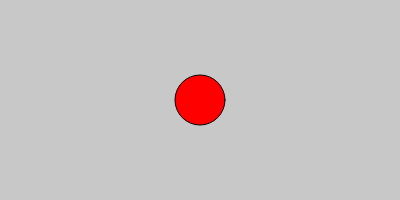
Frame 1 (no input)
Frame 60 (no input): identical to frame 1, image omitted
Frame 120 (the mouse pressed at the canvas centre since frame 60): identical to frame 1, image omitted

The p5.js sketch that drew this single still picture (run headless with seeded random() and noise() and a simulated clock; from frame 60 on, the mouse is pressed at the canvas centre):

// p5.js sketch
// ── sketch.js
let radius;              // radius of circle       
let x, y;                // x and y coordinates of circle
let circleColour;        // colour of circle
let bgColour;            // background colour of canvas           
let button;              // button that changes canvas background
let circleSlider;        // slider that changes the circle size 
let textSlider;          // slider that changes the text size 
let selectCircleColour;  // dropdown menu for selecting the circle colour
let textInput;           // input box
let textP;               // pargaraph that outputs textInput's value
let font;                // dropdown menu for setting the font
let textColour;          // dropdown menu for setting the text colour
let textDecoration;      // radio button group for setting the text decoration
let fontStyle;           // radio button group for setting the font style


function setup() 
{
  // create a canvas 400px wide and 200px high
  canvas = createCanvas(400, 200);
  
  // initialize background colour
  bgColour = color(200);
  // initialize x to y to midpoint of canvas
  x = width/2;
  y = height/2;
  
  // create button to change background colour of canvas
  button = createButton("Change background");
  // set button's position on canvas
  button.position(10, 220);
  // add a mouse pressed event to button
  button.mousePressed(changeBackground);
  
  
  // create a drop down menu to change the colour of the circle
  selectCircleColour = createSelect();
  // add options to drop down menu
  selectCircleColour.option("Blue");
  selectCircleColour.option("Green");
  selectCircleColour.option("Red");
  selectCircleColour.option("Yellow");
  selectCircleColour.option("Orange");
  selectCircleColour.option("Purple");
  // set default value
  selectCircleColour.selected("Red");
  // set its position on canvas
  selectCircleColour.position(260, 220);
  // create a label and set its position
  createElement("label", "Circle colour").position(160, 220);
  
  
  // create a slider to change the radius of the circle 
  circleSlider = createSlider(10, 50, 25);
  // assign slider to the class slider
  circleSlider.attribute("class", "slider");
  circleSlider.position(100, 250);
  createElement("label","Circle size").position(10, 250);

  
  // create a textbox
  textInput = createInput('');
  // set its placeholder text
  textInput.attribute("placeholder", "Enter some text");
  textInput.position(10, 280);
  // assign onchange event to textbox
  textInput.changed(setText);
  
  
  // create a slider to change the size of the text
  textSlider = createSlider(10, 30, 15);
  textSlider.attribute("class", "slider");
  textSlider.position(100, 310);
  textSlider.changed(setTextSize);
  createElement("label","Text size").position(10, 310);
  
  
  // create a drop down menu to change the font of the text 
  font = createSelect();
  font.option("Arial");
  font.option("Courier");
  font.option("Roboto");
  font.option("Sans-serif");
  font.option("Serif");
  font.option("Verdana");
  font.selected("Serif");
  font.position(100, 340);
  font.changed(setFont);
  createElement("label","Font").position(10, 340);

  
  // create a drop down menu to change the colour of the text 
  textColour = createSelect();
  textColour.option("Black");
  textColour.option("Blue");
  textColour.option("Green");
  textColour.option("Orange");
  textColour.option("Purple");
  textColour.option("Red");
  textColour.position(100, 370);
  textColour.changed(setTextColour);
  createElement("label","Text colour").position(10, 370);
  
  
  // create a radio button list to set the text decoration
  textDecoration = createRadio(); 
  textDecoration.option("none");
  textDecoration.option("underline");
  textDecoration.option("line-through");
  textDecoration.selected("none");
  textDecoration.position(120, 400);
  textDecoration.changed(setTextDecoration);
  createElement("label", "Text decoration").position(10, 400);
  
  
  // create a radio button list to set the font style
  fontStyle = createRadio();
  fontStyle.option("normal");
  fontStyle.option("bold");
  fontStyle.option("italic");
  fontStyle.selected("normal");
  fontStyle.position(120, 430);
  fontStyle.changed(setFontStyle);
  createElement("label", "Font style").position(10, 430);
  
  
  // create a paragraph to store the text input
  textP = createP("").position(10, 460);
}


function draw() 
{
  // change the background colour
  background(bgColour);
  // assign selected value to the circle colour
  circleColour = selectCircleColour.value();
  
  // set the colour of the circle to its value using switch statement
  switch(circleColour) 
  {
    case "Red":
      fill(255, 0, 0);
      break;
    case "Green":
      fill(0, 255, 0);
      break;
    case "Blue":
      fill(0, 0, 255);
      break;
    case "Yellow":
      fill(255, 255, 0);
      break;
    case "Orange":
      fill(255, 165, 0);
      break;
    case "Purple":
      fill(128, 0, 128);
      break;
  }


  // assign selected slider value to radius
  radius = circleSlider.value();
  // draw circle
  ellipse(x, y, radius*2, radius*2);
  
  // set the paragraph's text to whatever is input
  textP.html(textInput.value());
  
  // if up arrow is pressed
  if(keyIsDown(UP_ARROW))
  {
    // check circle is not above the canvas
    if(y - radius > 0)
    {
      // move circle up
      y--;
    }
  }
  // if down arrow is pressed
  else if(keyIsDown(DOWN_ARROW))
  {
    // check circle is not below the canvas
    if(y + radius < height)
    {
      // move circle down
      y++;
    }
  }
  // if left arrow is pressed
  else if(keyIsDown(LEFT_ARROW))
  {
    // check circle is not to the left of the canvas
    if(x - radius > 0)
    {
      // move circle left
      x--;
    }
  }
  // if right arrow is pressed
  else if(keyIsDown(RIGHT_ARROW))
  {
    // check circle is not to the right the canvas
    if(x + radius < width)
    {
      // move circle right
      x++;
    }
  }
}


function changeCircleColour()
{
  // assign the selected value to the circle's colour
  circleColour = selectCircleColour.value();
}


function changeBackground()
{
  // change the canvas background to a random colour
  bgColour = color(random(255));  
}


function setText()
{
  // change the paragraph text to whatever was input
  textP.html(textInput.value());
}


function setTextSize()
{
  // change the paragraph's text size to the selected value 
  textP.style("font-size", textSlider.value()+"px");
}


function setFont()
{
  // change the paragraph's font to the selected value 
  textP.style("font-family", font.value()); 
}


function setTextColour()
{
  // change the paragraph's text colour to the selected value 
  textP.style("color", textColour.value()); 
}


function setTextDecoration() 
{
  // set the paragraph's text decoration to the selected value
  textP.style("text-decoration", textDecoration.value()); 
}


function setFontStyle()
{
  // if the selected value is "bold"
  if(fontStyle.value() == "bold")
  {
    // set the paragraph's font weight to "bold"
    textP.style("font-weight", "bold"); 
    // set its font style to normal
    textP.style("font-style", "normal");
  }
  else
  {
    // set the paragraph's font style to the selected value
    textP.style("font-style", fontStyle.value());
    // set its font weight to normal
    textP.style("font-weight", "normal"); 
  }    
}


// ── style.css
html, body {
  background-color: #ebebe0;      /* light grey background */
}

canvas {
  display: block;
  margin: 5px;
}

.slider {
  -webkit-appearance: none;      /* prevent default apperance */
  width: 30%;
  height: 15px;
  border-radius: 5px;
  background: #d3d3d3;            /* grey background */
  cursor: pointer;
}

/* for chrome */
.slider::-webkit-slider-thumb {
  -webkit-appearance: none;
  width: 15px;
  height: 20px;
  border-radius: 50%;
  background: #3366ff;            /* blue background */
  cursor: pointer;
}

/* for firefox */
.slider::-moz-range-thumb {
  width: 15px;
  height: 20px;
  border-radius: 50%;
  background: #3366ff;            
  cursor: pointer;
}
